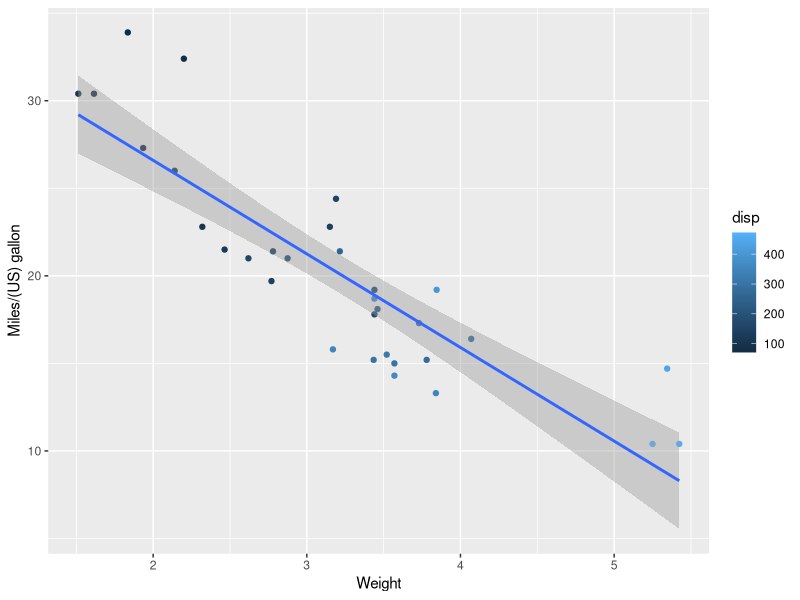
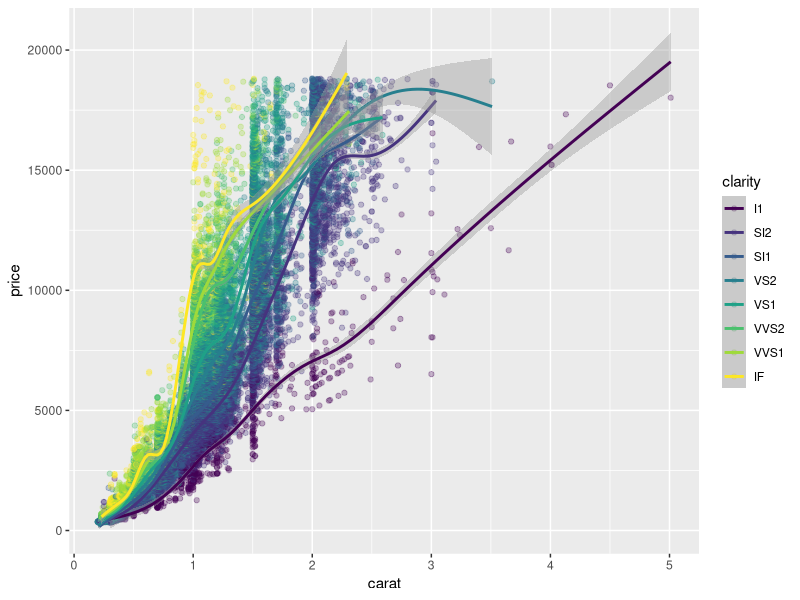
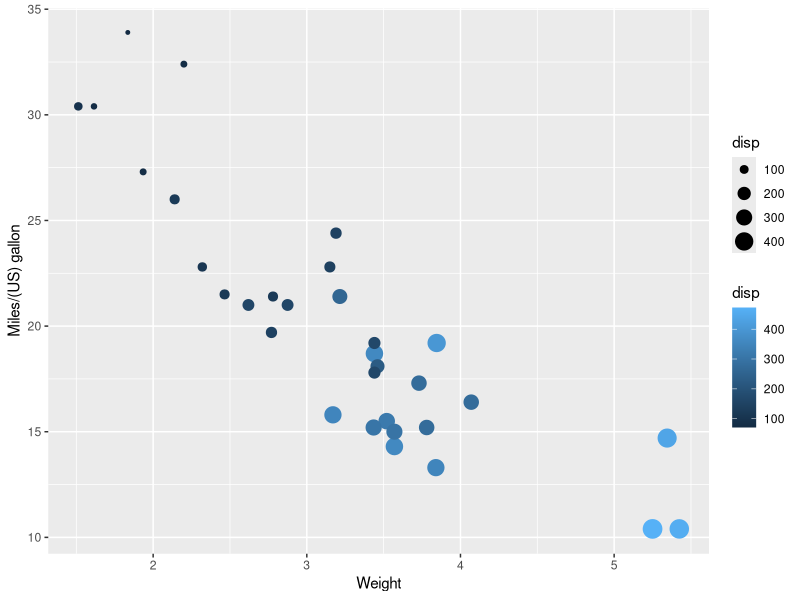
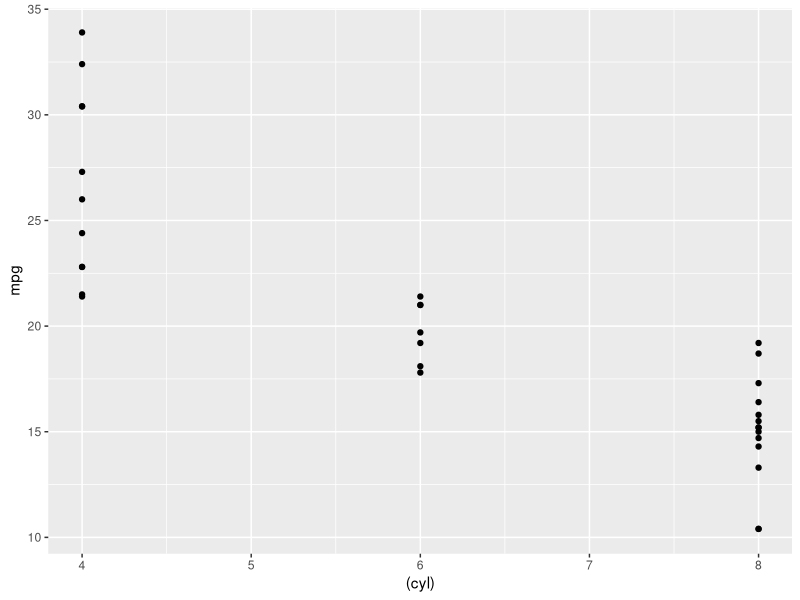
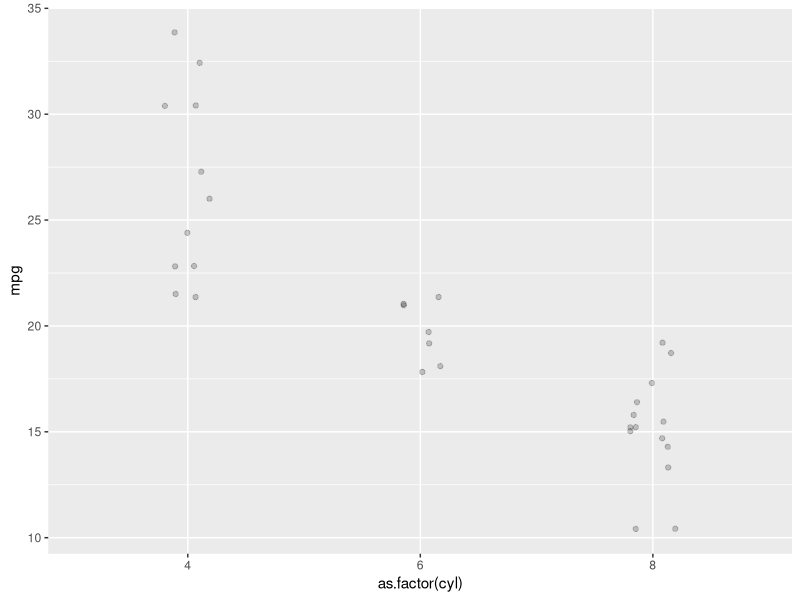
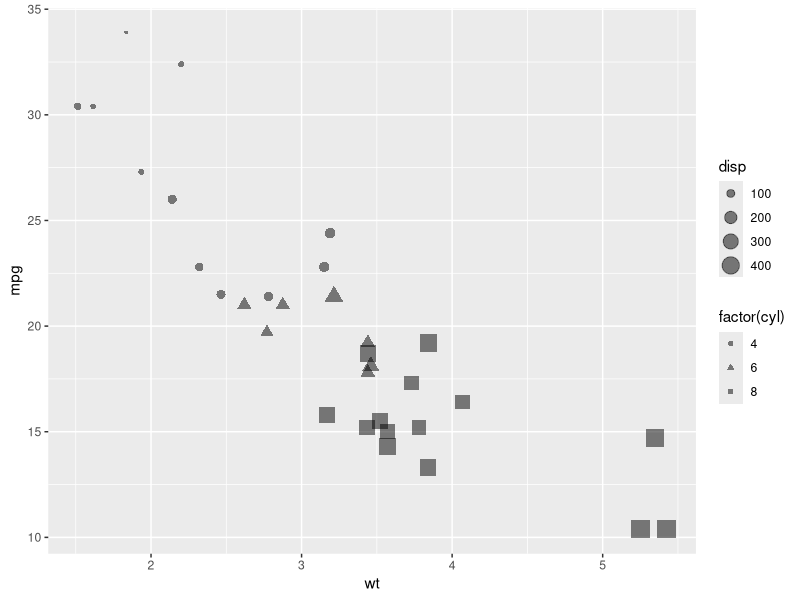
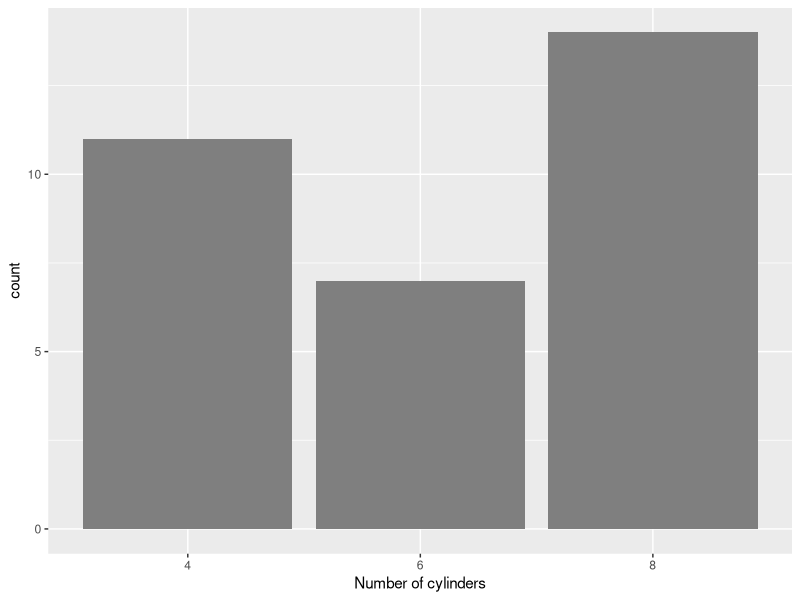

These charts were generated, in order, by the following R code:
## ---- chunk 1
library(ggplot2)
ggplot(mtcars, aes(wt, mpg, color = disp)) + 
  geom_point() + 
  geom_smooth(method = 'lm')+
  labs(x = 'Weight', y= 'Miles/(US) gallon')
## ---- chunk 2
ggplot(diamonds, aes(carat, price, color = clarity)) +
  geom_point(alpha = 0.3) + 
  geom_smooth()
## ---- chunk 3
ggplot(mtcars, aes(wt, mpg, size = disp, color = disp)) + 
  geom_point() + 
  labs(x = 'Weight', y= 'Miles/(US) gallon')
## ---- chunk 4
ggplot (mtcars, 
        aes((cyl), mpg),color = as.factor(am)) + 
  geom_point()
## ---- chunk 5
ggplot (mtcars,aes(as.factor(cyl), mpg),color = as.factor(am)) + 
  geom_point(alpha = 0.2,position = position_jitter(width = 0.1))
## ---- chunk 6
ggplot(mtcars, aes(wt,mpg, size = disp, shape = factor(cyl))) +
  geom_point(alpha= 0.5)
## ---- chunk 7
palette <- c(automatic = '#357EB8', manual = '#E41A1C')
ggplot(mtcars, aes(as.factor(cyl), fill = as.factor(am))) + 
  geom_bar() + 
  labs(x= 'Number of cylinders') +
scale_fill_manual("Transmission", values = palette)
